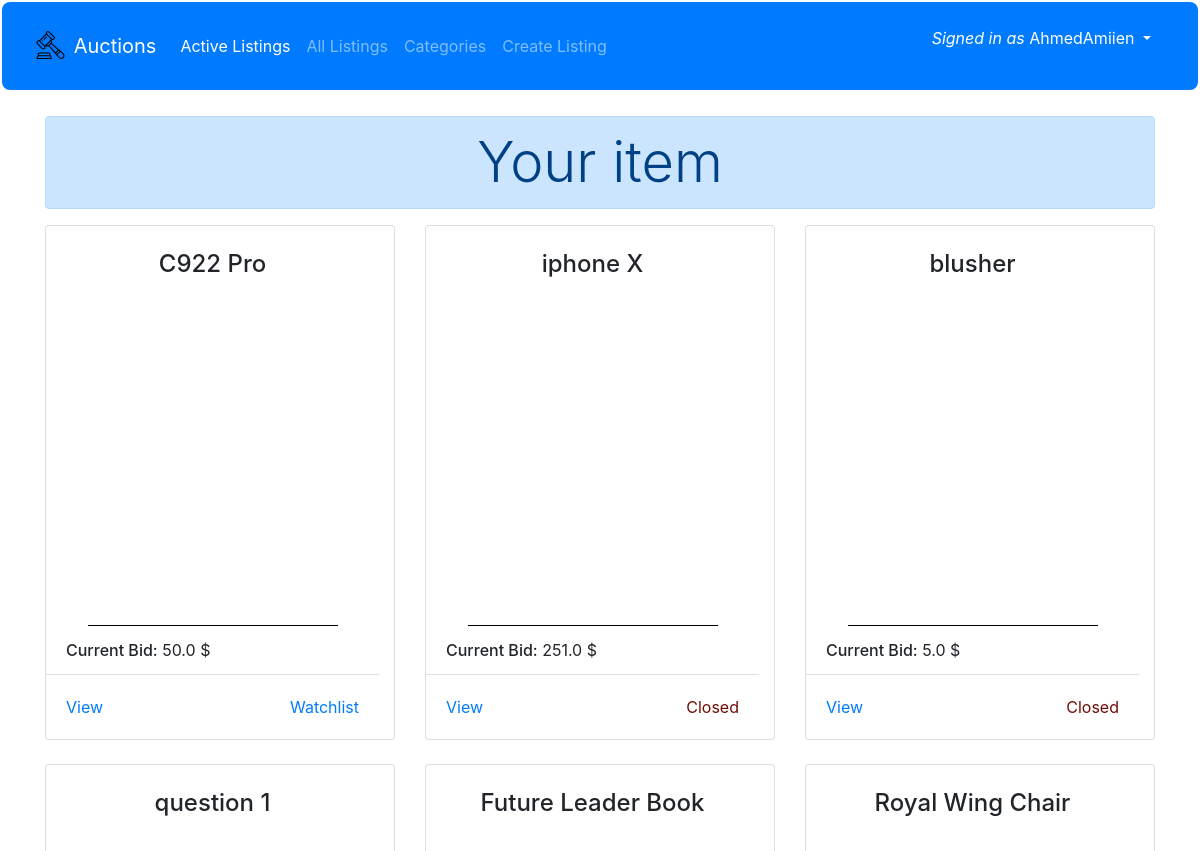
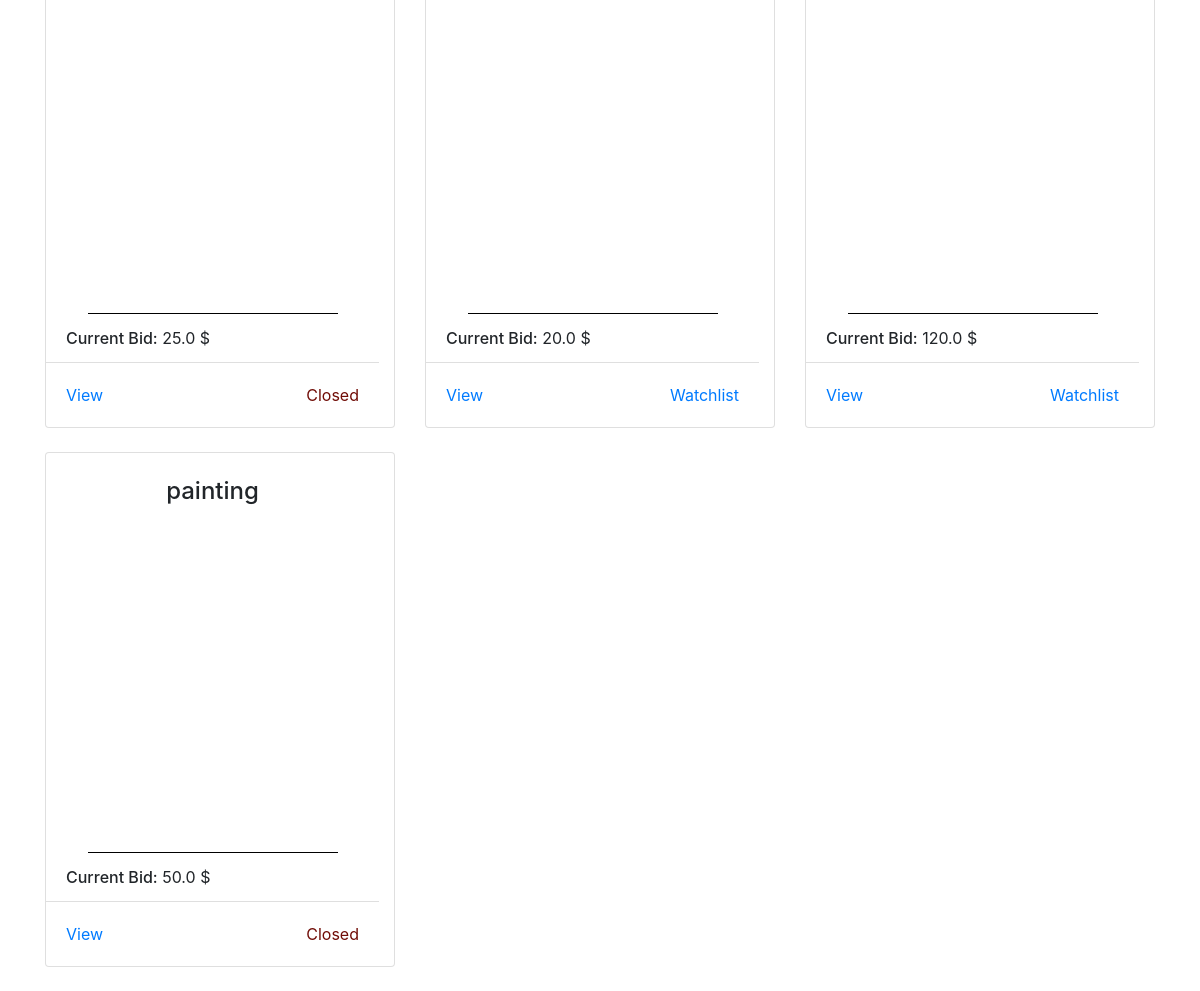
The app's page /your/item (signed in) with its own data (2 pictures, top to bottom).
### auctions/models.py (models this page shows)
class User(AbstractUser):
    pass

class Listings(models.Model):
    title = models.CharField(max_length=100)
    starting_bid = models.FloatField()
    image_url = models.TextField()
    category  = models.CharField(max_length=64)
    description = models.TextField()
    user = models.ForeignKey(User, on_delete=models.CASCADE, related_name="products")
    close = models.BooleanField(default=False)
    Watchlist = models.ManyToManyField(User,blank=True,related_name="Watchlist")

class Bid(models.Model):
    bid = models.FloatField()
    Which_bid = models.ManyToManyField(Listings,blank=True,related_name="bids")
    how_bid = models.ManyToManyField(User,blank=True,related_name="bids")
    bid_date = models.DateTimeField(auto_now_add=True, blank=True)

### auctions/views.py (the view)
# urls.py: path("your/item", views.my_item, name="my_item"),
def my_item(request):
    return render(request, "auctions/my_item.html",{
        "products":Listings.objects.filter(user=request.user)
    })

### auctions/templates/auctions/my_item.html
{% extends "auctions/layout.html" %}
{% block body %}
  <br>
  <div class="container">
    <h1 class="text-center display-4 alert alert-primary">Your item</h1>
      <div class="row">
        {% for product in products %}
            <div class="col-lg-4 col-md-6 col-sm-12">
              <div style = "padding-right:15px;"class="card" style="width: 18rem;">
                <br><h4 class="card-title text-center">{{product.title}}</h4><br>
                <div style="border-bottom: 1px solid black;margin-left:auto;margin-right:auto;padding-bottom:10px;">
                  <div style="height:300px;width:250px;background:url('{{product.image_url}}');background-position:50%;background-size:cover;margin-right:auto;margin-left:auto;">
                  </div>
                </div>
                  <ul class="list-group list-group-flush">
                    <li class="list-group-item"><h5 style="font-size:1rem;display:inline;">Current Bid:</h5>{% for p in product.bids.all %}{% if forloop.last %}  {{p.bid}} {% endif %} {% empty %} {{product.starting_bid}}{% endfor %} $</li>
                  </ul>
                    <div class="card-body">
                      <a href="{% url 'item' product.id 0 %}" class="card-link">View</a>
                      {% if not  product.close %}
                        {% if user.is_authenticated and not  product in user.Watchlist.all or  not user.is_authenticated %}
                        <a href="{% url 'watchlist_controll' product.id  1 %}" {% if  not user.is_authenticated %} style="pointer-events:none;cursor:default;color:gray" {% endif %} class="card-link float-right">Watchlist</a>
                        {% else %}
                        <a href="{% url 'watchlist_controll' product.id 0 %}" class="card-link float-right">Remove Watchlist</a>
                        {% endif %}
                      {% else %}
                      <a style="pointer-events:none;cursor:default;color:#700c06;" class="card-link float-right">Closed</a>
                      {% endif %}
                    </div>
                </div><br>
              </div>
        {% endfor %}
      </div>
  </div>
{% endblock %}

### auctions/templates/auctions/layout.html (shortened to what this page needs)
{% load static %}
<!DOCTYPE html>
<html lang="en">
<head>
  <link rel="stylesheet" href="https://stackpath.bootstrapcdn.com/bootstrap/4.4.1/css/bootstrap.min.css">
  <link href="{% static 'auctions/stylee.css' %}" rel="stylesheet">
</head>
<body>
  <nav class="navbar  navbar-expand-lg  navbar-dark bg-primary">
    <div class="container-fluid">
      <a class="navbar-brand" href="{% url 'index' %}">
        <img src="{% static 'images/auction.svg' %}" alt="" width="35" height="28" class="d-inline-block align-top logo">
        Auctions
      </a>
      <div class="collapse navbar-collapse" id="navbarSupportedContent">
        <ul class="navbar-nav me-auto mb-2 mb-lg-0 mr-auto">
          <li class="nav-item">
            <a class="nav-link active"  aria-current="page" href="{% url 'index' %}">Active Listings</a>
          </li>
          <li class="nav-item">
            <a class="nav-link"  aria-current="page" href="{% url 'All' %}">All Listings</a>
          </li>
          {% if not user.is_authenticated %}
          <li class="nav-item">
            <a class="nav-link" href="{% url 'login' %}">Log In</a>
          </li>
          <li class="nav-item">
            <a class="nav-link" href="{% url 'register' %}">Register</a>
          </li>
        </ul>
        <ul lass="navbar-nav ml-auto">
          <li class="nav-item dropdown navbar-text mr-auto">
            <a class="nav-link" href="">Not signed in.</a>
            {% else %}
          <li class="nav-item">
            <a class="nav-link" href="{% url 'category' "n" %}">Categories</a>
          </li>
          <li class="nav-item">
            <a class="nav-link" href="{% url 'create' %}">Create Listing</a>
          </li>
        </ul>
        <ul lass="navbar-nav ml-auto">
          <li class="nav-item dropdown navbar-text mr-auto">
            <a class="nav-link dropdown-toggle" href="#" id="navbarDropdown" role="button" data-bs-toggle="dropdown" aria-expanded="false">
              <i>Signed in as</i> {{ user.username }}
            </a>
          </li>
        </ul>
        {% endif %}
      </div>
    </div>
  </nav>
  {% block body %}
  {% endblock %}
</body>
</html>

### auctions/static/auctions/stylee.css (style rules this page uses)
.navbar { border: 2px solid white; border-radius: 10px; }
.row { overflow: hidden; }
[class*="col-"] { margin-bottom: -99999px; padding-bottom: 99999px; }

### records on screen
User: username "AhmedAmiien"
Listings: title "C922 Pro", starting_bid "50.0", close "Watchlist"
Listings: title "iphone X", close "Closed"
Bid: bid "251.0"
Listings: title "blusher", starting_bid "5.0", close "Closed"
Listings: title "question 1", starting_bid "25.0", close "Closed"
Listings: title "Future Leader Book", starting_bid "20.0", close "Watchlist"
Listings: title "Royal Wing Chair", starting_bid "120.0", close "Watchlist"
Listings: title "painting", starting_bid "50.0", close "Closed"
